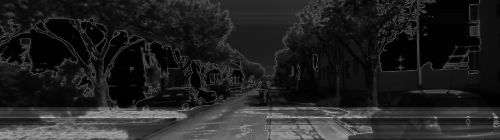
#> input picture sheet 4/Kitti.png, 500 x 140 px, given in place of im0.png, which was not available
$ python flowers.py   (older library calls are emulated)
#> lines starting #> are read from the running program, lines starting #| are printed output that depends on the picture; pictures that were not available may be replaced by others from this repository, and a replacement may not be noted
import numpy as np
import cv2 as cv
import scipy.io as io
import os

# Global varialbles

"""
Since the dataset is of high resolution we will work with reduced version.
You can choose the reduction factor using the SCALE_FACTOR variable.
"""
SCALE_FACTOR = 3

# Patch Size
# TODO: Experiment with other values like 3, 13, 17 and observe the result
K_SIZE = 7
k_half = np.int(K_SIZE/2.0)

"""
Since our stereo matching  algorithms is going to be slow we will reconstruct only part of the scene.
You can limit the section to be reconstructed using the following two tuples
-- For the whole image use
H_BOUND = (0, 660)
W_BOUND = (0, 960)

-- To experiment faster use the a smaller range like
H_BOUND = (350, 650)
W_BOUND = (60, 230)
"""

#H_BOUND = (0, 660)
#W_BOUND = (0, 960)

H_BOUND = (200, 900)
W_BOUND = (100, 1200)

#H_BOUND = (550, 560)
#W_BOUND = (850, 860)

# Minimum and Maximum disparies(dataset specific parameters)
DISPARITY_BOUND = (int(31/SCALE_FACTOR), int(257/SCALE_FACTOR))
# Disparity offset: pixel difference in c_x1-c_x2 of the two cameras
DOFFS = (1307.839/SCALE_FACTOR - 1176.728/SCALE_FACTOR)
# Focal length
F = 3997.684/SCALE_FACTOR
BASELINE=193.001

K_LEFT = np.asarray([[3997.684/SCALE_FACTOR, 0, 1176.728/SCALE_FACTOR], [0, 3997.684/SCALE_FACTOR, 1011.728/SCALE_FACTOR], [0, 0, 1]])
K_RIGHT = np.asarray([[3997.684/SCALE_FACTOR, 0, 1307.839/SCALE_FACTOR], [0, 3997.684/SCALE_FACTOR, 1011.728/SCALE_FACTOR], [0, 0, 1]])

SIMILARITY_MERTIC = 'ncc'
# SIMILARITY_MERTIC = 'ssd'

# Outlier Filtering Threshold,
# You can test other values, too
# This is usually a parameter which you have to select carefully for each dataset
#
O_F_THRESHOLD = 3

# Give a folder name for your experiment to keep results of each trial separate
#EXP_NAME = 'my_exp/'
#os.mkdir(EXP_NAME)

# The following three variables will be used by the ply creation function,
pre_text1 = """ply
format ascii 1.0"""
pre_text2 = "element vertex "
pre_text3 = """property float x
property float y
property float z
end_header"""
# [22 lines left out: function ply_creator, not called in this run]

"""
sub_pixel_crop() and pixel_interpolate(): are provided incase you want to do sub pixel matching.
sub_pixel_crop() will allow you to crop a patch centered at a floating point location like (10.89, 3.88).
Even if you are not cropping at sub pixel locations you can use them.
"""
# [32 lines left out: functions pixel_interpolate, sub_pixel_crop, not called in this run]

def copy_make_border(img, K_SIZE):
	"""
	Patches/windows centered at the border of the image need additional padding of size K_SIZE/2
	This function applies cv.copyMakeBorder to extend the image by K_SIZE/2 in top, bottom, left and right part of the image
	"""
	offset = np.int(K_SIZE/2.0)
	return cv.copyMakeBorder(img, top=offset, bottom=offset, left=offset, right=offset, borderType=cv.BORDER_REFLECT)

# [92 lines left out: functions write_depth_to_image, depth_to_3d, is_outlier, disparity_to_depth, ncc, ssd, not called in this run]

def stereo_matching(img_left, img_right, K_SIZE, disp_per_pixel):
	#L = img_left[W_BOUND[0]:W_BOUND[1],H_BOUND[0]:H_BOUND[1]]
	#R = img_right[W_BOUND[0]:W_BOUND[1],H_BOUND[0]:H_BOUND[1]]
	cost = np.ndarray([H_BOUND[1]-H_BOUND[0],W_BOUND[1]-W_BOUND[0]])
	size = img_right.shape[1]
	# [15 lines of commented-out code are left out]

	for x in range(H_BOUND[0],H_BOUND[1]):
		patchmatrix = np.zeros([(K_SIZE-1)**2,size])
		for b in range(k_half,size-k_half):
			patchmatrix[:,b] = np.reshape(img_right[x-k_half:x+k_half,b-k_half:b+k_half],(K_SIZE-1)**2)
		for y in range(W_BOUND[0],W_BOUND[1]):
			patch1 = img_left[x-k_half:x+k_half,y-k_half:y+k_half]
			tmp = np.dot(patchmatrix.transpose(),np.reshape(patch1,((K_SIZE-1)**2,1)))/(np.linalg.norm(patchmatrix,2,1)*np.linalg.norm(patch1,2))
			cost[x-H_BOUND[0],y-W_BOUND[0]] = tmp.max()

	depth = disparity_to_depth(cost)
	write_depth_to_image(depth,'flowers.png')

	size = cost.shape
	world = np.zeros([size[0],size[1],3])
	for x in range(size[0]):
		for y in range(size[1]):
			world[x,y,:] = depth_to_3d(depth[x,y],y,x)
	W = np.zeros([world.shape[0]*world.shape[1],3])
	for i in range(3):
		W[:,i] = np.reshape(world[:,:,i],[world.shape[0]*world.shape[1]])

	ply_creator(W,'Flowers')
	"""
	TODO
	This is the main function that you have to write.
	For the region of the left image delimited by H_BOUND and H_BOUND, this section should do the following.
	1. Compute Depth-Map and save it as a gray scale
	2. Create point cloud by giving depth map to depth_to_3d() function.
	3. Using ply_creator(), save point cloud:
	Note that: the left and right_images are padded; by int(K_SIZE/2) on the left, right, top and bottom.
	"""
	# TASKs:
	# Iterate over every pixel of the left image (with in the region bounded by H_BOUND and W_BOUND), (lets denote a sample as P_x_y)
	# For every P_x_y:
	# compute disparity using ncc cost metric
	# Convert disparity to depth, use disparity_to_depth()
	# Convert depth to point cloud, use depth_to_3d()
	# Save point clouds as .ply and depth as .png files
	#raise NotImplementedError
	return True

def main():
	# Set parameters
	# Use 1: for pixel-wise disparity
	# Optional: you can try to use sub-pixel level disparity, using, disp_per_pixel = n, n>1
	# Do not try this until you see the result for n=1
	disp_per_pixel = 1
	# Read images and expand borders
	# load Left image
	l_file = 'data/flowers_perfect/im0.png'
	l_im = cv.imread(l_file)
#> l_im is the input picture: shape (140, 500, 3); min 0, max 184, mean 34.7
	resized_l_img = cv.pyrDown(l_im, SCALE_FACTOR)
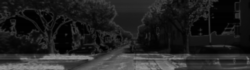
#> resized_l_img: shape (70, 250, 3); min 0, max 150, mean 34.6
	left_img = copy_make_border(resized_l_img, K_SIZE)/255
#> in copy_make_border, `return cv.copyMakeBorder(img, top=offset, bottom=offset, left=offset, ..`:
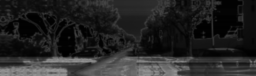
#> returned value: shape (76, 256, 3); min 0, max 150, mean 36.7
	left = (left_img[:,:,1]+left_img[:,:,1]+left_img[:,:,1])/3

	# load Right image
	r_file = 'data/flowers_perfect/im1.png'
	r_im = cv.imread(r_file)
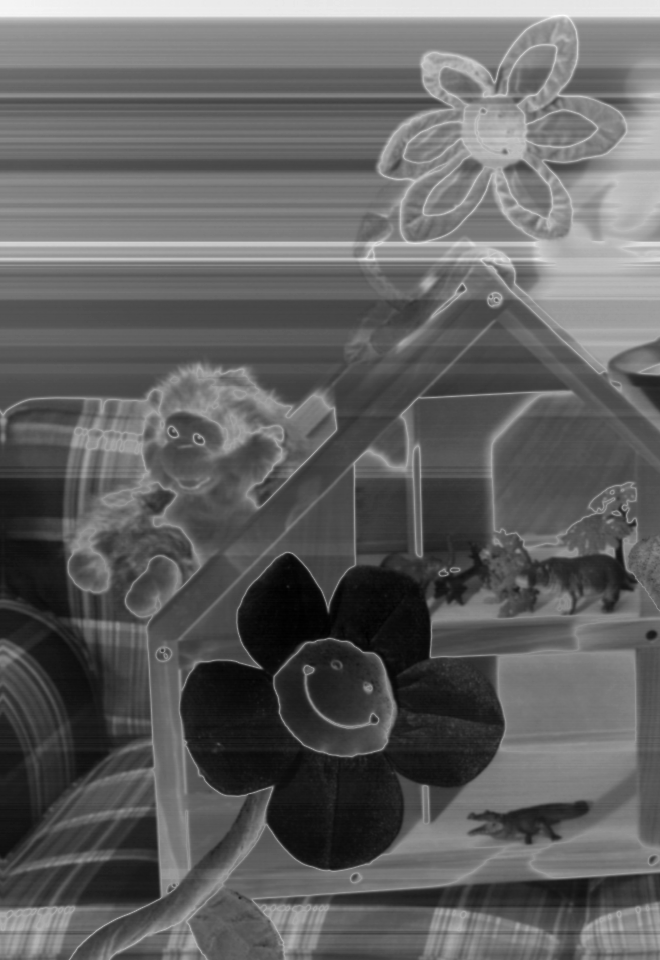
#> input picture sheet 4/flowers.png, 660 x 960 px, given in place of im1.png, which was not available
#> r_im is the input picture: shape (960, 660, 3); min 0, max 255, mean 97.5
	resized_r_img = cv.pyrDown(r_im, SCALE_FACTOR)
	right_img = copy_make_border(resized_r_img, K_SIZE)/255
#> call 2 of copy_make_border, with K_SIZE = 7
#> in copy_make_border (call 2), `return cv.copyMakeBorder(img, top=offset, bottom=offset, left=offset, ..`:
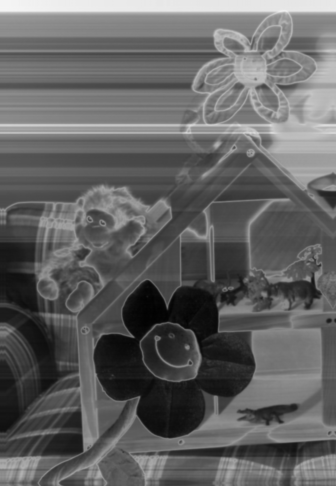
#> returned value: shape (486, 336, 3); min 1, max 245, mean 98.5
	right = (right_img[:,:,1]+right_img[:,:,1]+right_img[:,:,1])/3

	# [12 lines of commented-out code are left out]
	dummy = stereo_matching(left, right, K_SIZE, disp_per_pixel)
#> after the loop in stereo_matching, `for x in range(H_BOUND[0],H_BOUND[1]):`: cost: shape (700, 1100) float64; every value is 0
#> after the loop in stereo_matching, `for x in range(H_BOUND[0],H_BOUND[1]):`:
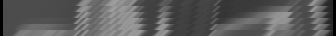
#> patchmatrix: shape (36, 336) float64; min 0, max 0.62, mean 0.359
#> (the run stopped early here; a loop or call above may not have finished)
